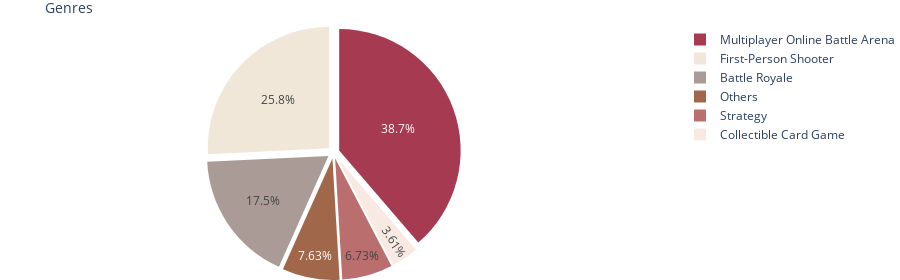

Write notebook code for a chart like this one.
### Markdown cell above
#### Q3) Most popular genres - filter only release date

### Code cell
df_genres = df_genres.sort_values("TotalEarnings", ascending=False)
labels = df_genres["Genre"].head(6).to_list()
values = df_genres["TotalEarnings"].head(6).to_list()
colors = ['#A63A50','#F0E7D8','#AB9B96','#A1674A', '#BA6E6E', '#F8EAE3']

# pull is given as a fraction of the pie radius
fig = go.Figure(data=
                [go.Pie(labels=labels,
                             values=values,
                             pull=[0.05, 0.05, 0.05, 0.05, 0.05, 0.05],
                             marker_colors = colors,
                            )])
fig.update_traces(hoverinfo="label+percent")

fig.update_layout(
    title='Genres',
    height=280,
    plot_bgcolor= '#fff',
    hovermode='closest',
    margin=dict(l=0,r=0,b=0,t=25),
    margin_pad=10,
    titlefont_size=14,
    legend=dict(
        
    ),
)
fig.show()

### Figure 1 — Plotly figure (JSON) as saved in the notebook; plotly's stock layout.template omitted (floating-point values rounded to 4 significant figures)
{"data": [{"hoverinfo": "label+percent", "labels": ["Multiplayer Online Battle Arena", "First-Person Shooter", "Battle Royale", "Others", "Strategy", "Collectible Card Game"], "marker": {"colors": ["#A63A50", "#F0E7D8", "#AB9B96", "#A1674A", "#BA6E6E", "#F8EAE3"]}, "pull": [0.05, 0.05, 0.05, 0.05, 0.05, 0.05], "type": "pie", "values": [446000000.0, 297000000.0, 202000000.0, 87890000.0, 77580000.0, 41610000.0]}], "layout": {"height": 280, "hovermode": "closest", "margin": {"b": 0, "l": 0, "pad": 10, "r": 0, "t": 25}, "plot_bgcolor": "#fff", "title": {"font": {"size": 14}, "text": "Genres"}}}
